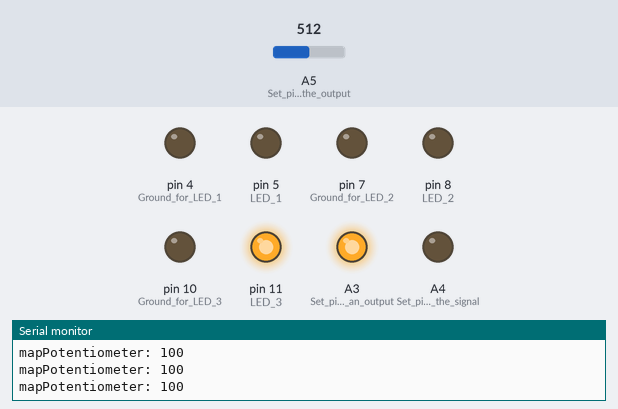
Recording of a sketch running on a simulated Arduino Uno, built with avr-gcc and run on an emulated ATmega328P. Shown: output pins drawn as LEDs (lit = HIGH), the last lines printed to the serial monitor. The inputs (shaded band) are chosen by the test bench; at power-on: A5 (Set_pin_A5_as_the_output) = 512.

Above: at 1.2 s.
1.3 s: A5 (Set_pin_A5_as_the_output) set to 492
At 1.9 s:
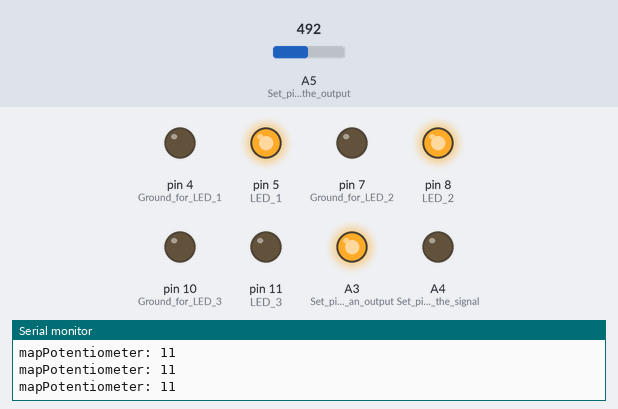
2.8 s: A5 (Set_pin_A5_as_the_output) set to 716
At 3.8 s:
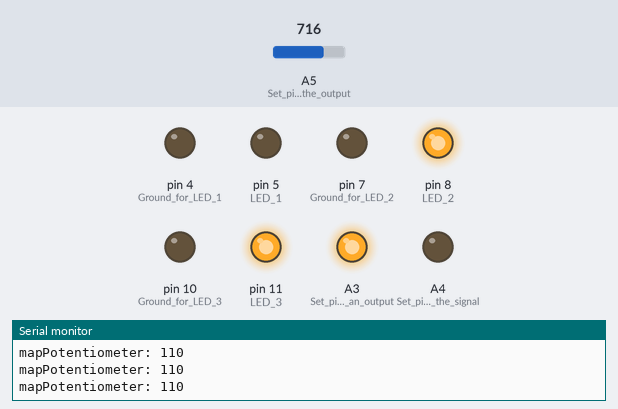
4.3 s: A5 (Set_pin_A5_as_the_output) set to 692
At 5.2 s:
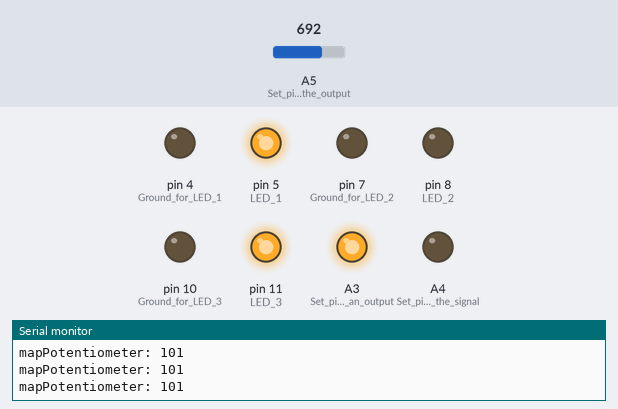
5.8 s: A5 (Set_pin_A5_as_the_output) set to 618
8.8 s: A5 (Set_pin_A5_as_the_output) set to 584
At 9.7 s:
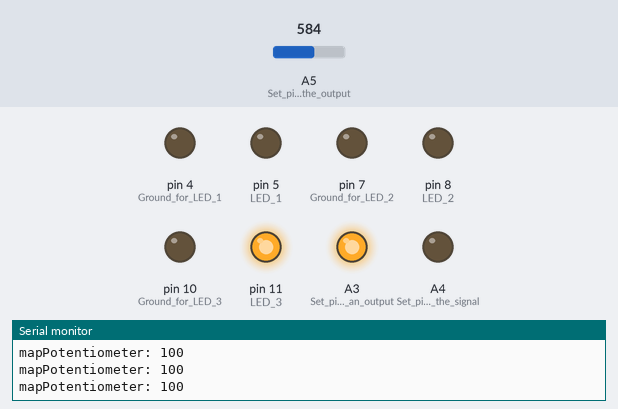
11.8 s: A5 (Set_pin_A5_as_the_output) set to 122
At 12.8 s:
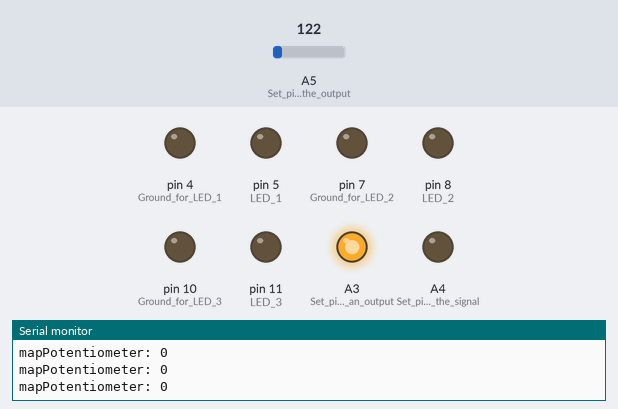
Timing chart, 0 to 14.3 s (numbered marks = the images above; inputs shaded):
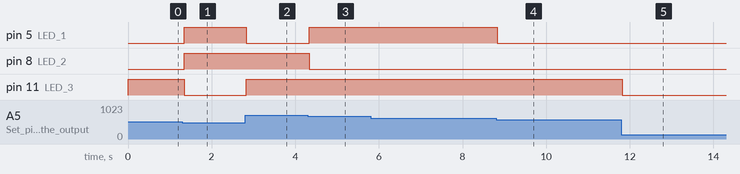

The sketch:

2importClickerClass4.ino
```cpp
int mapPotentiometer = 0; //integer to make it so we don't have to write out map(0,1,2,3,4) every time
int potInput = 0; //variable for holding the value of analogRead(A5)

//copied from Class 4
int buttonSwitchState = 0; //Declare a variable for switching the state for the state machine
long timerStart = 0; //variable for the start of the timer
bool buttonState = true; //declaring the boolean variable buttonState and setting it to true
bool prevButtonState = true; //declaring the boolean variable for the previous button state and setting it to true

void setup()
{
  // put your setup code here, to run once:
  Serial.begin(9600); //set the Baud rate to 9600hz. You can change this in the bottom right corner of the serial monitor
  pinMode(A3, OUTPUT); //Set pin A3 as an output (this will be the 5V supply)
  pinMode(A4, OUTPUT); //Set pin A4 as the signal (otherwise known as the wiper of the potentiometer)
  pinMode(A5, INPUT); //Set pin A5 as the output (this will be the Ground)

  digitalWrite(A3, HIGH); //Set pin A3 to always be HIGH (act as a constant 5V supply essentially)
  digitalWrite(A4, LOW); //Set pin A4 to always be LOW (act as ground essentially)

  //Copied from class 4
  pinMode(5, OUTPUT); //LED 1
  pinMode(8, OUTPUT); //LED 2
  pinMode(11, OUTPUT); //LED 3
  pinMode(4, OUTPUT); //Ground for LED 1
  pinMode(7, OUTPUT); //Ground for LED 2
  pinMode(10, OUTPUT); //Ground for LED 3
  digitalWrite(4, LOW); //Ground for LED 1 gets set low
  digitalWrite(7, LOW); //Ground for LED 2 gets set low
  digitalWrite(10, LOW); //Ground for LED 3 gets set low

  pinMode(3, INPUT_PULLUP); //set pin D3 to be an input with a pullup resistor

}

void loop()
{
  // put your main code here, to run repeatedly:
  //Serial.println(analogRead(A5)); //print the analogRead value of pin A5 to the serial monitor
  //analog value can go from 0 (0V) up to 1023 (5V)
  potInput = analogRead(A5); //storing the value of the analogRead in potInput
  potInput = constrain(potInput, 100, 800); //if potInput goes under 100, change to 100, if over 800, change to 800
  mapPotentiometer = map(potInput, 100, 800, 0, 7); // map(input, min observed, max observed, new min, new max)
  //Serial.println(mapPotentiometer); //print a value between 0 and 7 from the range 100-800

  //copied (with counter replaced with 'mapPotentiometer') from Class 4
  Serial.print("mapPotentiometer: "); //so we know what we're seeing in the serial monitor
  Serial.println(mapPotentiometer, BIN); //Binary representation of the number mapPotentiometer that ranges from 0-7
  if(bitRead(mapPotentiometer, 0) == 1){digitalWrite(5, HIGH);} //if bit 0 of mapPotentiometer is 1/HIGH, turn on LED 1
  else{digitalWrite(5, LOW);} //otherwise turn LED 1 off
  if(bitRead(mapPotentiometer, 1) == 1){digitalWrite(8, HIGH);} //if bit 1 of mapPotentiometer is 1/HIGH, turn on LED 2
  else{digitalWrite(8, LOW);} //otherwise turn LED 2 off
  if(bitRead(mapPotentiometer, 2) == 1){digitalWrite(11, HIGH);} //if bit 2 of mapPotentiometer is 1/HIGH, turn on LED 3
  else{digitalWrite(11, LOW);} //otherwise turn LED 3 off
}
```

Measured:
- the behaviour switches between 500 and 499 on A5 (Set_pin_A5_as_the_output) (found by bisection; images 0 and 1)
- the behaviour switches between 700 and 699 on A5 (Set_pin_A5_as_the_output) (found by bisection; images 2 and 3)
- the behaviour switches between 600 and 599 on A5 (Set_pin_A5_as_the_output) (found by bisection; images 3 and 4)
- after the input at 1.3 s, pin 5 (LED_1), pin 8 (LED_2): LOW → HIGH at once; pin 11 (LED_3): HIGH → LOW at once
- after the input at 2.8 s, pin 5 (LED_1): HIGH → LOW at once; pin 11 (LED_3): LOW → HIGH at once
- after the input at 4.3 s, pin 5 (LED_1): LOW → HIGH at once; pin 8 (LED_2): HIGH → LOW at once
- after the input at 8.8 s, pin 5 (LED_1): HIGH → LOW at once
- after the input at 11.8 s, pin 11 (LED_3): HIGH → LOW at once
